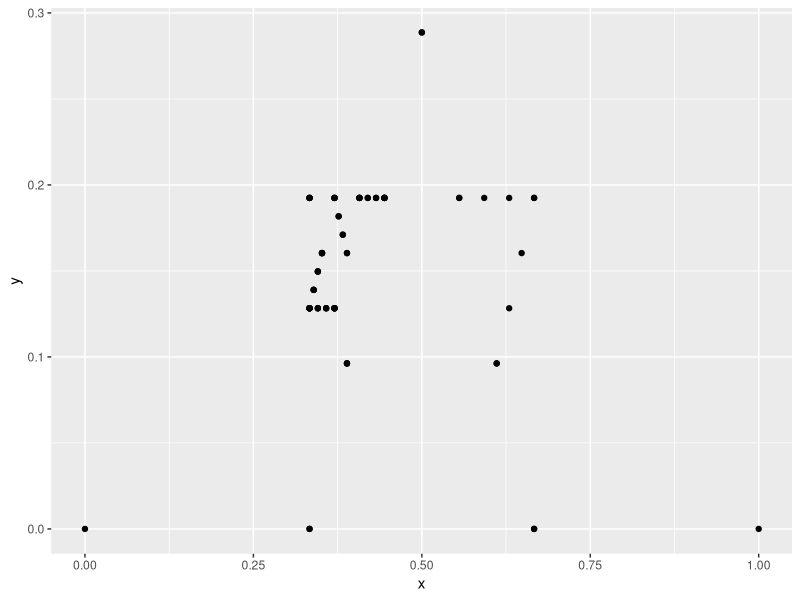

The R source for this figure:
## FRACTALS V2

## LEVEL 0: DRAW ONE LINE @ STARTING ANGLE

## LEVEL 1: DRAW TWO LINES @ STARTING ANGLE + 60 (line 1) & + 120 (line 2)

## LEVEL 2A: DRAW TWO LINES @ STARTING ANGLE + 120 (line 1) & + 180 (line 2) 
## LEVEL 2B: DRAW TWO LINES @ STARTING ANGLE + 0 (line 2) & + 60 (line 4)

## LEVEL 3A: DRAW TWO LINES @ STARTING ANGLE + 180 (line 1) & + 60 (line 2) 
## LEVEL 3B: DRAW TWO LINES @ STARTING ANGLE + 60 (line 2) & + 120 (line 4)
## LEVEL 3C: DRAW TWO LINES @ STARTING ANGLE + 60 (line 1) & + 120 (line 2) 
## LEVEL 3D: DRAW TWO LINES @ STARTING ANGLE + 120 (line 2) & + 0 (line 4)

library(ggplot2)
library(dplyr)

how_deep <- 3

## LEVEL 0: DRAW ONE LINE @ STARTING ANGLE

startx <- 0
starty <- 0
sidelength <- 1
degrees <- 0
level <- 0
triangle <- 0
twofer <- 0
line <- 1
data_points <- data.frame(level = level,
                          triangle = triangle,
                          twofer = twofer,
                          line = line,
                          degrees = degrees,
                          startx = startx,
                          starty = starty,
                          x = c(startx, 
                                startx + (cos(degrees * pi / 180) * (sidelength / 3)), 
                                startx + (cos(degrees * pi / 180) * ((2 * sidelength) / 3)), 
                                startx + (cos(degrees * pi / 180) * sidelength)),
                          y = c(starty, 
                                starty + (sin(degrees * pi / 180) * (sidelength / 3)), 
                                starty + (sin(degrees * pi / 180) * ((2 * sidelength) / 3)), 
                                starty + (sin(degrees * pi / 180) * sidelength)),
                          point = c(1:4))

for(level in 1:how_deep){
    sidelength <- sidelength / 3
    for(triangle in 1:(level)){
        for(twofer in 1:2 ^ (triangle - 1)){
            for(line in 1:2){
                startx <- ifelse((twofer %% 2) == 0,
                                 data_points$x[data_points$level == (level - 1) & 
                                                   data_points$line == twofer & 
                                                   data_points$point == (4 - line)],
                                 data_points$x[data_points$level == (level - 1) & 
                                                   data_points$line == twofer & 
                                                   data_points$point == (line + 1)])
                starty <- ifelse((twofer %% 2) == 0,
                                 data_points$y[data_points$level == (level - 1) & 
                                                   data_points$line == twofer & 
                                                   data_points$point == (4 - line)],
                                 data_points$y[data_points$level == (level - 1) & 
                                                   data_points$line == twofer & 
                                                   data_points$point == (line + 1)])
                degrees <- ifelse((twofer %% 2) == 0,
                                  180 - unique(data_points$degrees[data_points$level == level & 
                                                                       data_points$line == ifelse(line == 2, 1, 2) & 
                                                                       data_points$twofer == (twofer - 1)]),
                                  data_points$degrees[data_points$level == (level - 1) & 
                                                          data_points$line == twofer & 
                                                          data_points$point == (line + 1)] + 
                                      (60 * line))
                
                tmp <- data.frame(level = level,
                                  triangle = triangle,
                                  twofer = twofer,
                                  line = line,
                                  degrees = degrees,
                                  startx = startx,
                                  starty = starty,
                                  x = c(startx, 
                                        startx + (cos(degrees * pi / 180) * (sidelength / 3)), 
                                        startx + (cos(degrees * pi / 180) * ((2 * sidelength) / 3)), 
                                        startx + (cos(degrees * pi / 180) * sidelength)),
                                  y = c(starty, 
                                        starty + (sin(degrees * pi / 180) * (sidelength / 3)), 
                                        starty + (sin(degrees * pi / 180) * ((2 * sidelength) / 3)), 
                                        starty + (sin(degrees * pi / 180) * sidelength)),
                                  point = c(1:4))
                data_points <- rbind(data_points, tmp)
            }
        }
    }
}

ggplot(data_points, aes(x, y)) + 
    geom_point()

data_points
